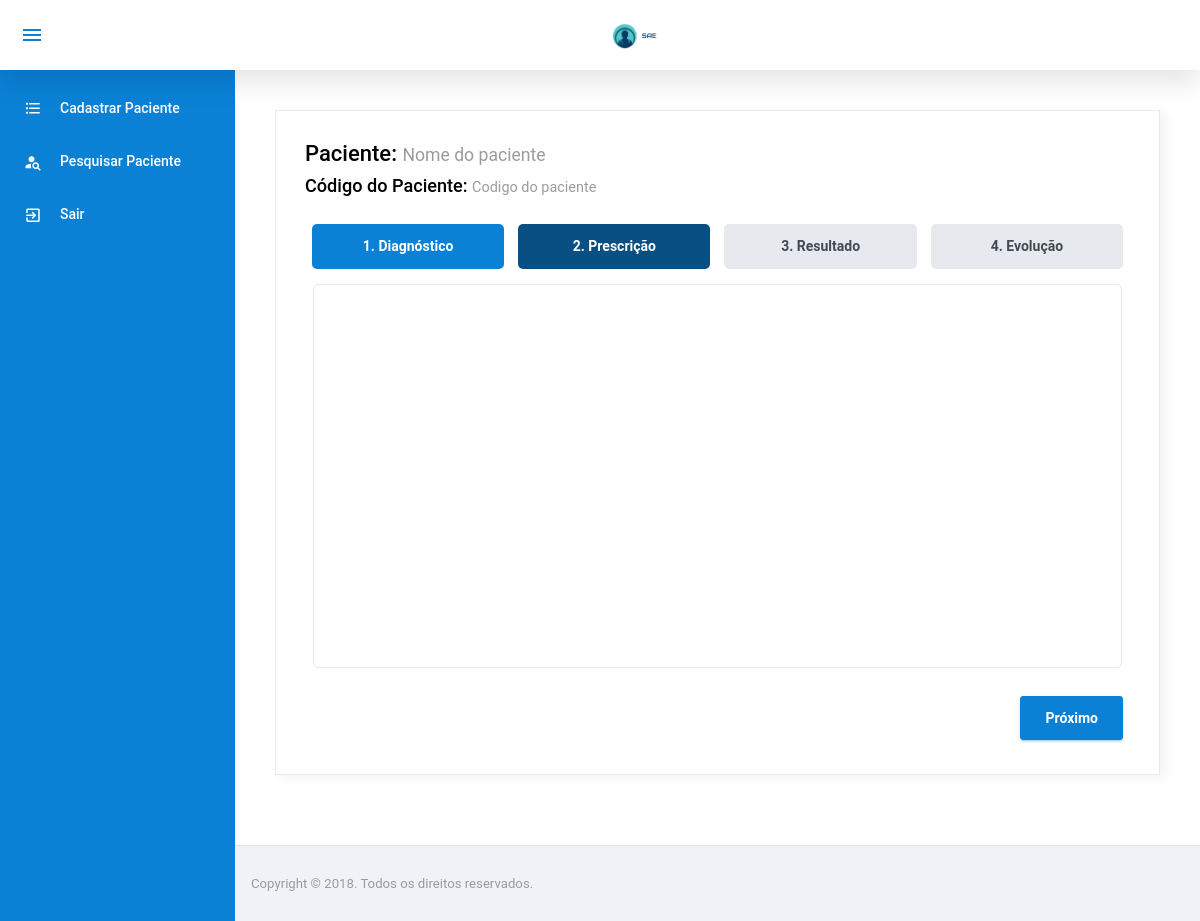
Page /rotina/RotinaPrescricaoRot.php?idQuestionario=22 (signed in) on the earlier database version.
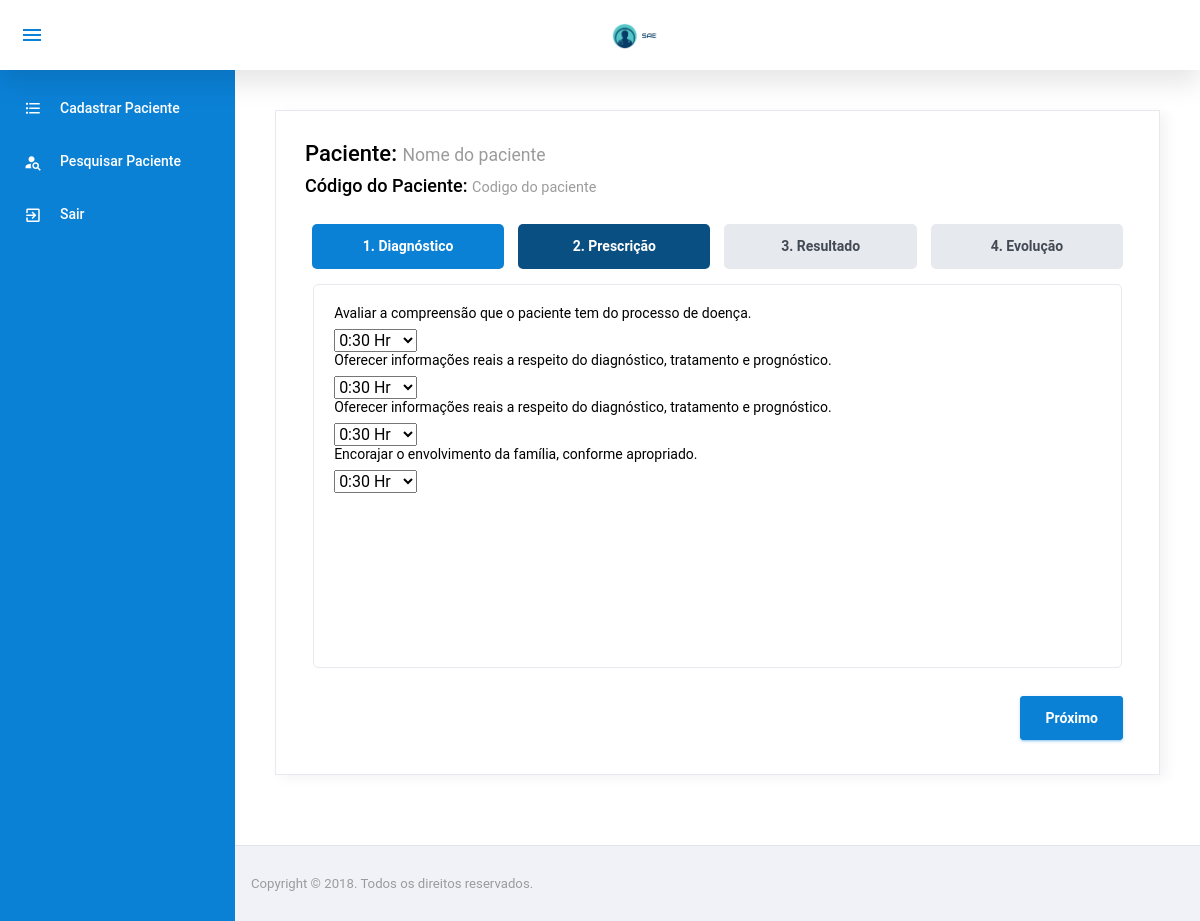
Same page on the later database version.
### tables this page shows
CREATE TABLE `pacienteprescricao` (
  `IdDiagnostico` int(11) NOT NULL,
  `IdPrescricao` int(11) NOT NULL,
  `IdQuestionarioDiagPresc` int(11) NOT NULL,
  `Rotina` varchar(200) NOT NULL
);

CREATE TABLE `prescricao` (
  `IdPrescricao` int(11) NOT NULL,
  `Descricao` varchar(300) NOT NULL
);

### config/BD.php (called while the page is built, shortened)
<?php
	class BancoDados{
		public static function obterConexao(){
			if(isset($conexao) == false){
				$conexao = new PDO("mysql:dbname=u989534060_sae;host=localhost","root","",array(PDO::MYSQL_ATTR_INIT_COMMAND => "SET NAMES utf8"));
				$conexao->setAttribute(PDO::ATTR_ERRMODE, PDO::ERRMODE_EXCEPTION);
			}
			return $conexao;
		}
	}
?>

### model/PacientePrescricaoModel.php (called while the page is built, shortened)
<?php
	require_once $_SERVER["DOCUMENT_ROOT"] . "/sae/config/BD.php";
	class PacientePrescricaoModel{
		private $bd;
		 function __construct(){
		 	$this->bd = BancoDados::obterConexao();
		 }
		 public function listarTodosPorQuestionarioDiagPresc($idQuestionarioDiagPresc){
			$listarTodosPorQuestionarioDiagPresc = $this->bd->prepare("SELECT * from pacienteprescricao where IdQuestionarioDiagPresc = :idQuestionarioDiagPresc");
            $listarTodosPorQuestionarioDiagPresc->bindParam(":idQuestionarioDiagPresc", $idQuestionarioDiagPresc);
            $listarTodosPorQuestionarioDiagPresc->execute();
            $res = $listarTodosPorQuestionarioDiagPresc->fetchAll(PDO::FETCH_ASSOC);
            return $res;
		 }
	}
?>

### model/PrescricaoModel.php (called while the page is built, shortened)
<?php
	require_once $_SERVER["DOCUMENT_ROOT"] . "/sae/config/BD.php";
	class PrescricaoModel{
		private $bd;
		 function __construct(){
		 	$this->bd = BancoDados::obterConexao();
		 }
         public function listarID($idPrescricao){
            $listarUm = $this->bd->prepare("SELECT * from prescricao where idPrescricao = :idPrescricao");
            $listarUm->bindParam(":idPrescricao", $idPrescricao, PDO::PARAM_INT);
            $listarUm->execute();
            $res = $listarUm->fetch(PDO::FETCH_ASSOC);
            return $res;
         }
	}
?>

### rotina/RotinaPrescricaoRot.php (the view, shortened to what the changed rows need)
<!DOCTYPE html>
<html lang="pt-br">
<?php
    include $_SERVER["DOCUMENT_ROOT"] . "/sae/template/header.php";
    require_once $_SERVER["DOCUMENT_ROOT"]	. "/sae/model/PacientePrescricaoModel.php";
    require_once $_SERVER["DOCUMENT_ROOT"]	. "/sae/model/PrescricaoModel.php";
    $idQuestionario = $_GET["idQuestionario"];
    $pacientePrescricaoModel = new PacientePrescricaoModel();
    $prescricaoModel = new PrescricaoModel();
    $resQuestionarioPresc = $pacientePrescricaoModel->listarTodosPorQuestionarioDiagPresc($idQuestionario);
?>
<body>
  <div class="container-scroller">
    <?php require '../template/menuENF.php'; ?>
      <div class="main-panel">
        <div class="content-wrapper">
            <div class="row">
                <div class="col-12 grid-margin">
                  <div class="card">
                    <div class="card-body">
                      <br>
                      <form id="form-rotina" method="POST" action="../controller/QuestionarioDiagnosticoController.php?acao=cadastrarPrescricaoRot">
                        <div role="application" class="wizard clearfix" id="steps-uid-0">
                        <div class="content clearfix">
                          <section id="steps-uid-0-p-1" role="tabpanel" aria-labelledby="steps-uid-0-h-1" class="body current" style="left: 0px;" aria-hidden="false">
                          <?php
                                  foreach($resQuestionarioPresc as $prescricao){
                          ?>
                          <?php
                                    $resPrescricao = $prescricaoModel->listarID($prescricao["IdPrescricao"]);
                                    ?>
                                    <p><?php echo $resPrescricao['Descricao']?></p>
                                    <select name="prescricao<?php echo $prescricao["IdPrescricao"] ?>">
                                    <option value="0:30 Hr">0:30 Hr</option>
                                    </select>
                                  <?php } ?>
                          </section>
                        </div>
                        </div>
                      </form>
                    </div>
                  </div>
                </div>
              </div>
        </div>
      </div>
    </div>
  </div>
</body>
</html>

Differences in the rows shown:
added pacienteprescricao: prescricao.Descricao "Avaliar a compreensão que o paciente tem do processo de doença.", IdPrescricao "0:30 Hr"
added pacienteprescricao: prescricao.Descricao "Oferecer informações reais a respeito do diagnóstico, tratamento e prognóstico.", IdPrescricao "0:30 Hr"
added pacienteprescricao: prescricao.Descricao "Oferecer informações reais a respeito do diagnóstico, tratamento e prognóstico.", IdPrescricao "0:30 Hr"
added pacienteprescricao: prescricao.Descricao "Encorajar o envolvimento da família, conforme apropriado.", IdPrescricao "0:30 Hr"
